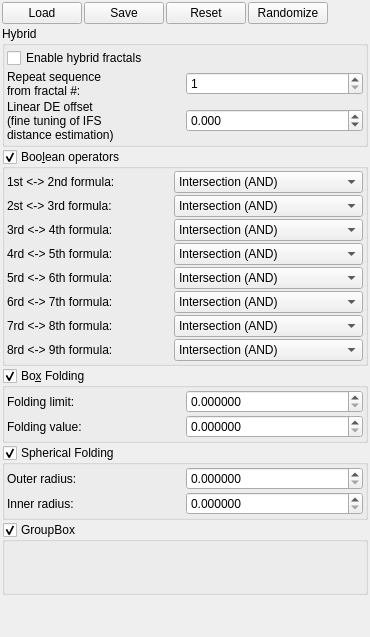
     <widget class="QWidget" name="tabWidget_fractal_hybrid">
      <attribute name="title">
       <string>Hybrid</string>
      </attribute>
      <layout class="QVBoxLayout" name="verticalLayout_53">
       <property name="spacing">
        <number>2</number>
       </property>
       <property name="leftMargin">
        <number>2</number>
       </property>
       <property name="topMargin">
        <number>2</number>
       </property>
       <property name="rightMargin">
        <number>2</number>
       </property>
       <property name="bottomMargin">
        <number>2</number>
       </property>
       <item>
        <layout class="QHBoxLayout" name="horizontalLayout_6">
         <item>
          <widget class="cButtonLoadSettingsFromWidget" name="pushButton_local_load_6">
           <property name="text">
            <string>Load</string>
           </property>
          </widget>
         </item>
         <item>
          <widget class="cButtonSaveSettingsFromWidget" name="pushButton_local_save_6">
           <property name="text">
            <string>Save</string>
           </property>
          </widget>
         </item>
         <item>
          <widget class="cButtonResetSettingsFromWidget" name="pushButton_local_reset_6">
           <property name="text">
            <string>Reset</string>
           </property>
          </widget>
         </item>
         <item>
          <widget class="cButtonRandomSettingsFromWidget" name="pushButton_local_randomize_3">
           <property name="text">
            <string>Randomize</string>
           </property>
          </widget>
         </item>
         <item>
          <spacer name="horizontalSpacer_4">
           <property name="orientation">
            <enum>Qt::Horizontal</enum>
           </property>
           <property name="sizeHint" stdset="0">
            <size>
             <width>40</width>
             <height>20</height>
            </size>
           </property>
          </spacer>
         </item>
        </layout>
       </item>
       <item>
        <widget class="QGroupBox" name="groupBox_3">
         <property name="title">
          <string>Hybrid</string>
         </property>
         <layout class="QVBoxLayout" name="verticalLayout_4">
          <property name="leftMargin">
           <number>2</number>
          </property>
          <property name="topMargin">
           <number>2</number>
          </property>
          <property name="rightMargin">
           <number>2</number>
          </property>
          <property name="bottomMargin">
           <number>2</number>
          </property>
          <item>
           <layout class="QGridLayout" name="gridLayout_28">
            <property name="spacing">
             <number>2</number>
            </property>
            <item row="2" column="1">
             <widget class="MyDoubleSpinBox" name="spinbox_linear_DE_offset">
              <property name="sizePolicy">
               <sizepolicy hsizetype="Minimum" vsizetype="Maximum">
                <horstretch>0</horstretch>
                <verstretch>0</verstretch>
               </sizepolicy>
              </property>
              <property name="prefix">
               <string/>
              </property>
              <property name="suffix">
               <string/>
              </property>
              <property name="decimals">
               <number>3</number>
              </property>
              <property name="minimum">
               <double>-1000.000000000000000</double>
              </property>
              <property name="maximum">
               <double>1000.000000000000000</double>
              </property>
              <property name="singleStep">
               <double>0.100000000000000</double>
              </property>
             </widget>
            </item>
            <item row="1" column="1">
             <widget class="MySpinBox" name="spinboxInt_repeat_from">
              <property name="sizePolicy">
               <sizepolicy hsizetype="Minimum" vsizetype="Maximum">
                <horstretch>0</horstretch>
                <verstretch>0</verstretch>
               </sizepolicy>
              </property>
              <property name="toolTip">
               <string>&lt;html&gt;&lt;head/&gt;&lt;body&gt;&lt;p&gt;Controls from which fractal component will be repeated hybrid formula sequence&lt;/p&gt;&lt;/body&gt;&lt;/html&gt;</string>
              </property>
              <property name="minimum">
               <number>1</number>
              </property>
              <property name="maximum">
               <number>9</number>
              </property>
             </widget>
            </item>
            <item row="1" column="0">
             <widget class="QLabel" name="label_repeat_from">
              <property name="text">
               <string>Repeat sequence
from fractal #:</string>
              </property>
             </widget>
            </item>
            <item row="2" column="0">
             <widget class="QLabel" name="label_131">
              <property name="text">
               <string>Linear DE offset
(fine tuning of IFS
distance estimation)</string>
              </property>
             </widget>
            </item>
            <item row="0" column="0" colspan="2">
             <widget class="MyCheckBox" name="checkBox_hybrid_fractal_enable">
              <property name="sizePolicy">
               <sizepolicy hsizetype="Minimum" vsizetype="Maximum">
                <horstretch>0</horstretch>
                <verstretch>0</verstretch>
               </sizepolicy>
              </property>
              <property name="toolTip">
               <string>&lt;html&gt;&lt;head/&gt;&lt;body&gt;&lt;p&gt;Enables hybrid fractals.&lt;/p&gt;&lt;p&gt;Hybrid fractals are calculated by multiplexing between different fractal formulas. In 9 fractal tabs (slots) you can define a set of fractal formulas each with their own parameters.&lt;/p&gt;&lt;/body&gt;&lt;/html&gt;</string>
              </property>
              <property name="text">
               <string>Enable hybrid fractals</string>
              </property>
             </widget>
            </item>
           </layout>
          </item>
         </layout>
        </widget>
       </item>
       <item>
        <widget class="MyGroupBox" name="groupCheck_boolean_operators">
         <property name="enabled">
          <bool>true</bool>
         </property>
         <property name="toolTip">
          <string>&lt;html&gt;&lt;head/&gt;&lt;body&gt;&lt;p&gt;Boolean operators between fractal shapes.&lt;br/&gt;Additional controls will appear at the bottom of each formula UI.&lt;/p&gt;&lt;/body&gt;&lt;/html&gt;</string>
         </property>
         <property name="title">
          <string>Boo&amp;lean operators</string>
         </property>
         <property name="checkable">
          <bool>true</bool>
         </property>
         <property name="checked">
          <bool>true</bool>
         </property>
         <layout class="QVBoxLayout" name="verticalLayout_76">
          <property name="spacing">
           <number>2</number>
          </property>
          <property name="leftMargin">
           <number>2</number>
          </property>
          <property name="topMargin">
           <number>2</number>
          </property>
          <property name="rightMargin">
           <number>2</number>
          </property>
          <property name="bottomMargin">
           <number>2</number>
          </property>
          <item>
           <layout class="QGridLayout" name="gridLayout_40">
            <property name="spacing">
             <number>2</number>
            </property>
            <item row="1" column="1">
             <widget class="MyComboBox" name="comboBox_boolean_operator_1">
              <property name="sizePolicy">
               <sizepolicy hsizetype="Preferred" vsizetype="Maximum">
                <horstretch>0</horstretch>
                <verstretch>0</verstretch>
               </sizepolicy>
              </property>
              <item>
               <property name="text">
                <string>Intersection (AND)</string>
               </property>
              </item>
              <item>
               <property name="text">
                <string>Union (OR)</string>
               </property>
              </item>
              <item>
               <property name="text">
                <string>Complement (1st minus 2nd)</string>
               </property>
              </item>
             </widget>
            </item>
            <item row="1" column="0">
             <widget class="QLabel" name="label_154">
              <property name="text">
               <string>1st &lt;-&gt; 2nd formula:</string>
              </property>
             </widget>
            </item>
            <item row="2" column="1">
             <widget class="MyComboBox" name="comboBox_boolean_operator_2">
              <property name="sizePolicy">
               <sizepolicy hsizetype="Preferred" vsizetype="Maximum">
                <horstretch>0</horstretch>
                <verstretch>0</verstretch>
               </sizepolicy>
              </property>
              <item>
               <property name="text">
                <string>Intersection (AND)</string>
               </property>
              </item>
              <item>
               <property name="text">
                <string>Union (OR)</string>
               </property>
              </item>
              <item>
               <property name="text">
                <string>Complement (2nd minus 3rd)</string>
               </property>
              </item>
             </widget>
            </item>
            <item row="3" column="1">
             <widget class="MyComboBox" name="comboBox_boolean_operator_3">
              <property name="sizePolicy">
               <sizepolicy hsizetype="Preferred" vsizetype="Maximum">
                <horstretch>0</horstretch>
                <verstretch>0</verstretch>
               </sizepolicy>
              </property>
              <item>
               <property name="text">
                <string>Intersection (AND)</string>
               </property>
              </item>
              <item>
               <property name="text">
                <string>Union (OR)</string>
               </property>
              </item>
              <item>
               <property name="text">
                <string>Complement (3rd minus 4th)</string>
               </property>
              </item>
             </widget>
            </item>
            <item row="2" column="0">
             <widget class="QLabel" name="label_155">
              <property name="text">
               <string>2st &lt;-&gt; 3rd formula:</string>
              </property>
             </widget>
            </item>
            <item row="3" column="0">
             <widget class="QLabel" name="label_156">
              <property name="text">
               <string>3rd &lt;-&gt; 4th formula:</string>
              </property>
             </widget>
            </item>
            <item row="5" column="0">
             <widget class="QLabel" name="label_286">
              <property name="text">
               <string>5rd &lt;-&gt; 6th formula:</string>
              </property>
             </widget>
            </item>
            <item row="6" column="0">
             <widget class="QLabel" name="label_287">
              <property name="text">
               <string>6rd &lt;-&gt; 7th formula:</string>
              </property>
             </widget>
            </item>
            <item row="7" column="0">
             <widget class="QLabel" name="label_288">
              <property name="text">
               <string>7rd &lt;-&gt; 8th formula:</string>
              </property>
             </widget>
            </item>
            <item row="4" column="0">
             <widget class="QLabel" name="label_285">
              <property name="text">
               <string>4rd &lt;-&gt; 5th formula:</string>
              </property>
             </widget>
            </item>
            <item row="8" column="0">
             <widget class="QLabel" name="label_289">
              <property name="text">
               <string>8rd &lt;-&gt; 9th formula:</string>
              </property>
             </widget>
            </item>
            <item row="4" column="1">
             <widget class="MyComboBox" name="comboBox_boolean_operator_4">
              <property name="sizePolicy">
               <sizepolicy hsizetype="Preferred" vsizetype="Maximum">
                <horstretch>0</horstretch>
                <verstretch>0</verstretch>
               </sizepolicy>
              </property>
              <item>
               <property name="text">
                <string>Intersection (AND)</string>
               </property>
              </item>
              <item>
               <property name="text">
                <string>Union (OR)</string>
               </property>
              </item>
              <item>
               <property name="text">
                <string>Complement (4th minus 5th)</string>
               </property>
              </item>
             </widget>
            </item>
            <item row="5" column="1">
             <widget class="MyComboBox" name="comboBox_boolean_operator_5">
              <property name="sizePolicy">
               <sizepolicy hsizetype="Preferred" vsizetype="Maximum">
                <horstretch>0</horstretch>
                <verstretch>0</verstretch>
               </sizepolicy>
              </property>
              <item>
               <property name="text">
                <string>Intersection (AND)</string>
               </property>
              </item>
              <item>
               <property name="text">
                <string>Union (OR)</string>
               </property>
              </item>
              <item>
               <property name="text">
                <string>Complement (5th minus 6th)</string>
               </property>
              </item>
             </widget>
            </item>
            <item row="6" column="1">
             <widget class="MyComboBox" name="comboBox_boolean_operator_6">
              <property name="sizePolicy">
               <sizepolicy hsizetype="Preferred" vsizetype="Maximum">
                <horstretch>0</horstretch>
                <verstretch>0</verstretch>
               </sizepolicy>
              </property>
              <item>
               <property name="text">
                <string>Intersection (AND)</string>
               </property>
              </item>
              <item>
               <property name="text">
                <string>Union (OR)</string>
               </property>
              </item>
              <item>
               <property name="text">
                <string>Complement (6th minus 7th)</string>
               </property>
              </item>
             </widget>
            </item>
            <item row="7" column="1">
             <widget class="MyComboBox" name="comboBox_boolean_operator_7">
              <property name="sizePolicy">
               <sizepolicy hsizetype="Preferred" vsizetype="Maximum">
                <horstretch>0</horstretch>
                <verstretch>0</verstretch>
               </sizepolicy>
              </property>
              <item>
               <property name="text">
                <string>Intersection (AND)</string>
               </property>
              </item>
              <item>
               <property name="text">
                <string>Union (OR)</string>
               </property>
              </item>
              <item>
               <property name="text">
                <string>Complement (7th minus 8th)</string>
               </property>
              </item>
             </widget>
            </item>
            <item row="8" column="1">
             <widget class="MyComboBox" name="comboBox_boolean_operator_8">
              <property name="sizePolicy">
               <sizepolicy hsizetype="Preferred" vsizetype="Maximum">
                <horstretch>0</horstretch>
                <verstretch>0</verstretch>
               </sizepolicy>
              </property>
              <item>
               <property name="text">
                <string>Intersection (AND)</string>
               </property>
              </item>
              <item>
               <property name="text">
                <string>Union (OR)</string>
               </property>
              </item>
              <item>
               <property name="text">
                <string>Complement (8th minus 9th)</string>
               </property>
              </item>
             </widget>
            </item>
           </layout>
          </item>
         </layout>
        </widget>
       </item>
       <item>
        <widget class="MyGroupBox" name="groupCheck_box_folding">
         <property name="enabled">
          <bool>true</bool>
         </property>
         <property name="toolTip">
          <string>&lt;html&gt;&lt;head/&gt;&lt;body&gt;&lt;p&gt;Enables box folding like is used in Mandelbox formula.&lt;/p&gt;&lt;p&gt;(It's to keep compatibility with Mandelbulber 1.21)&lt;/p&gt;&lt;/body&gt;&lt;/html&gt;</string>
         </property>
         <property name="title">
          <string>Bo&amp;x Folding</string>
         </property>
         <property name="checkable">
          <bool>true</bool>
         </property>
         <property name="checked">
          <bool>true</bool>
         </property>
         <layout class="QVBoxLayout" name="verticalLayout_80">
          <property name="spacing">
           <number>2</number>
          </property>
          <property name="leftMargin">
           <number>2</number>
          </property>
          <property name="topMargin">
           <number>2</number>
          </property>
          <property name="rightMargin">
           <number>2</number>
          </property>
          <property name="bottomMargin">
           <number>2</number>
          </property>
          <item>
           <layout class="QGridLayout" name="gridLayout_42">
            <property name="spacing">
             <number>2</number>
            </property>
            <item row="0" column="1">
             <widget class="MyDoubleSpinBox" name="spinbox_box_folding_limit">
              <property name="sizePolicy">
               <sizepolicy hsizetype="Minimum" vsizetype="Maximum">
                <horstretch>0</horstretch>
                <verstretch>0</verstretch>
               </sizepolicy>
              </property>
              <property name="prefix">
               <string/>
              </property>
              <property name="suffix">
               <string/>
              </property>
              <property name="decimals">
               <number>6</number>
              </property>
              <property name="maximum">
               <double>1000.000000000000000</double>
              </property>
              <property name="singleStep">
               <double>0.100000000000000</double>
              </property>
             </widget>
            </item>
            <item row="1" column="0">
             <widget class="QLabel" name="label_129">
              <property name="text">
               <string>Folding value:</string>
              </property>
             </widget>
            </item>
            <item row="0" column="0">
             <widget class="QLabel" name="label_128">
              <property name="text">
               <string>Folding limit:</string>
              </property>
             </widget>
            </item>
            <item row="1" column="1">
             <widget class="MyDoubleSpinBox" name="spinbox_box_folding_value">
              <property name="sizePolicy">
               <sizepolicy hsizetype="Minimum" vsizetype="Maximum">
                <horstretch>0</horstretch>
                <verstretch>0</verstretch>
               </sizepolicy>
              </property>
              <property name="prefix">
               <string/>
              </property>
              <property name="suffix">
               <string/>
              </property>
              <property name="decimals">
               <number>6</number>
              </property>
              <property name="maximum">
               <double>1000.000000000000000</double>
              </property>
              <property name="singleStep">
               <double>0.100000000000000</double>
              </property>
             </widget>
            </item>
           </layout>
          </item>
         </layout>
        </widget>
       </item>
       <item>
        <widget class="MyGroupBox" name="groupCheck_spherical_folding">
         <property name="enabled">
          <bool>true</bool>
         </property>
         <property name="toolTip">
          <string>&lt;html&gt;&lt;head/&gt;&lt;body&gt;&lt;p&gt;Enables spherical folding like is used in Mandelbox formula.&lt;/p&gt;&lt;p&gt;(It's to keep compatibility with Mandelbulber 1.21)&lt;/p&gt;&lt;/body&gt;&lt;/html&gt;</string>
         </property>
         <property name="title">
          <string>Spherical Folding</string>
         </property>
         <property name="checkable">
          <bool>true</bool>
         </property>
         <property name="checked">
          <bool>true</bool>
         </property>
         <layout class="QVBoxLayout" name="verticalLayout_81">
          <property name="spacing">
           <number>2</number>
          </property>
          <property name="leftMargin">
           <number>2</number>
          </property>
          <property name="topMargin">
           <number>2</number>
          </property>
          <property name="rightMargin">
           <number>2</number>
          </property>
          <property name="bottomMargin">
           <number>2</number>
          </property>
          <item>
           <layout class="QGridLayout" name="gridLayout_43">
            <property name="spacing">
             <number>2</number>
            </property>
            <item row="1" column="0">
             <widget class="QLabel" name="label_169">
              <property name="text">
               <string>Inner radius:</string>
              </property>
             </widget>
            </item>
            <item row="0" column="1">
             <widget class="MyDoubleSpinBox" name="spinbox_spherical_folding_outer">
              <property name="sizePolicy">
               <sizepolicy hsizetype="Minimum" vsizetype="Maximum">
                <horstretch>0</horstretch>
                <verstretch>0</verstretch>
               </sizepolicy>
              </property>
              <property name="prefix">
               <string/>
              </property>
              <property name="suffix">
               <string/>
              </property>
              <property name="decimals">
               <number>6</number>
              </property>
              <property name="maximum">
               <double>1000.000000000000000</double>
              </property>
              <property name="singleStep">
               <double>0.100000000000000</double>
              </property>
             </widget>
            </item>
            <item row="0" column="0">
             <widget class="QLabel" name="label_130">
              <property name="text">
               <string>Outer radius:</string>
              </property>
             </widget>
            </item>
            <item row="1" column="1">
             <widget class="MyDoubleSpinBox" name="spinbox_spherical_folding_inner">
              <property name="sizePolicy">
               <sizepolicy hsizetype="Minimum" vsizetype="Maximum">
                <horstretch>0</horstretch>
                <verstretch>0</verstretch>
               </sizepolicy>
              </property>
              <property name="prefix">
               <string/>
              </property>
              <property name="suffix">
               <string/>
              </property>
              <property name="decimals">
               <number>6</number>
              </property>
              <property name="maximum">
               <double>1000.000000000000000</double>
              </property>
              <property name="singleStep">
               <double>0.100000000000000</double>
              </property>
             </widget>
            </item>
           </layout>
          </item>
         </layout>
        </widget>
       </item>
       <item>
        <widget class="MyGroupBox" name="groupCheck_objects_tree_enable">
         <property name="title">
          <string>GroupBox</string>
         </property>
         <property name="checkable">
          <bool>true</bool>
         </property>
         <layout class="QVBoxLayout" name="verticalLayout_7">
          <item>
           <widget class="cObjectsTreeWidget" name="widget_objectsTree" native="true">
            <property name="minimumSize">
             <size>
              <width>0</width>
              <height>32</height>
             </size>
            </property>
           </widget>
          </item>
         </layout>
        </widget>
       </item>
       <item>
        <spacer name="verticalSpacer_10">
         <property name="orientation">
          <enum>Qt::Vertical</enum>
         </property>
         <property name="sizeHint" stdset="0">
          <size>
           <width>20</width>
           <height>40</height>
          </size>
         </property>
        </spacer>
       </item>
      </layout>
     </widget>
